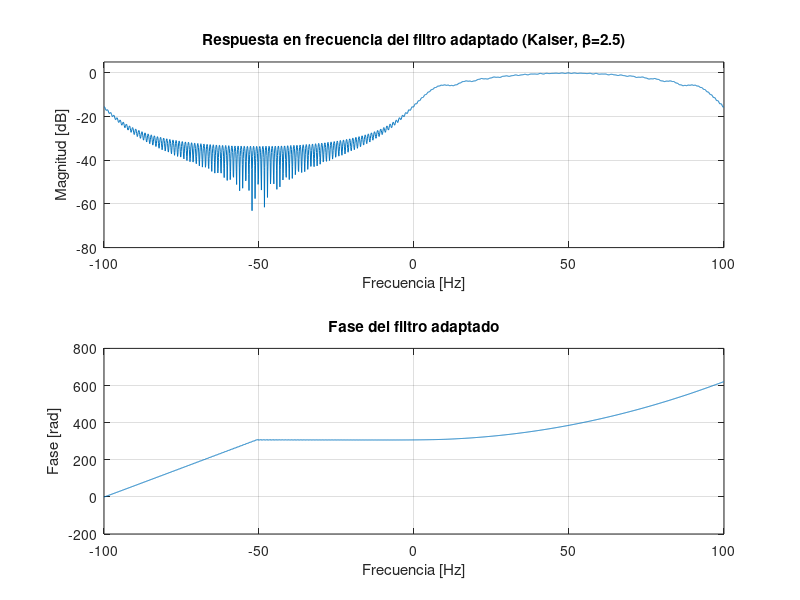

Reproduce this figure in MATLAB.
clc; clear; close all;

% Parámetros del chirp
fs = 200;          % Frecuencia de muestreo [Hz]
T  = 1;            % Duración del chirp [s]
B  = 100;          % Ancho de banda [Hz]
N  = round(T*fs);  % Número de muestras
t  = (0:N-1)/fs;   % Vector de tiempo

K = B/T;           % Pendiente de FM

% Replica ponderada con ventana Kaiser (beta=2.5)
beta = 2.5;
w_kaiser = kaiser(N, beta).';          % ventana Kaiser
h_prime = w_kaiser .* exp(1j*pi*K*t.^2);  % réplica ponderada

% Opción 2: matched filter en frecuencia
Nfft = 2048;                             % longitud FFT
H2 = conj(fft(h_prime, Nfft));           % Filtro adaptado en frecuencia

% Graficar resultados
f = (-Nfft/2:Nfft/2-1)*(fs/Nfft);        % eje de frecuencias

figure;
subplot(2,1,1);
plot(f, 20*log10(abs(fftshift(H2))/max(abs(H2))));
xlabel('Frecuencia [Hz]'); ylabel('Magnitud [dB]');
title('Respuesta en frecuencia del filtro adaptado (Kaiser, \beta=2.5)');
grid on; ylim([-80 5]);

subplot(2,1,2);
plot(f, unwrap(angle(fftshift(H2))));
xlabel('Frecuencia [Hz]'); ylabel('Fase [rad]');
title('Fase del filtro adaptado');
grid on;
